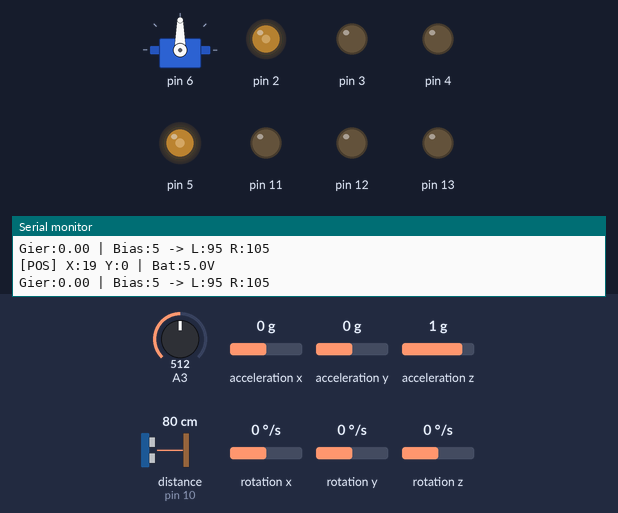
This program was run on a simulated Arduino Uno, built with avr-gcc and run on an emulated ATmega328P. On the bench: servo, output pins drawn as LEDs (lit = HIGH), the last lines printed to the serial monitor. Wiring (inferred from the names in the program): ultrasonic range finder: trigger pin 10; echo pin 10; MPU-6050 motion sensor at I2C address 0x68. The test bench sets the inputs (shaded band); at power-on: distance to the obstacle (sensor on pin 10) 80 cm, rotation z 0 °/s, rotation y 0 °/s, A3 = 512, acceleration x 0 g, acceleration y 0 g, acceleration z 1 g, rotation x 0 °/s.

Above: at 4.5 s.
4.6 s: distance to the obstacle (sensor on pin 10) set to 18 cm
6.1 s: distance to the obstacle (sensor on pin 10) set to 14 cm
At 7.3 s:
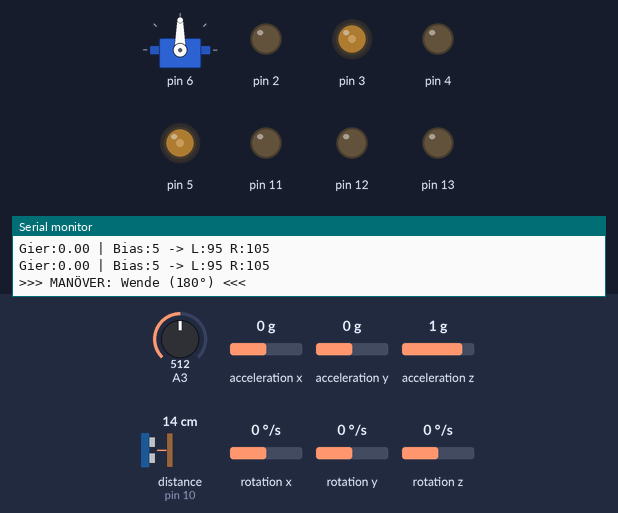
8.1 s: rotation z set to -55 °/s
11.1 s: rotation z set to -66 °/s
12.7 s: rotation y set to -192 °/s
At 13.4 s:
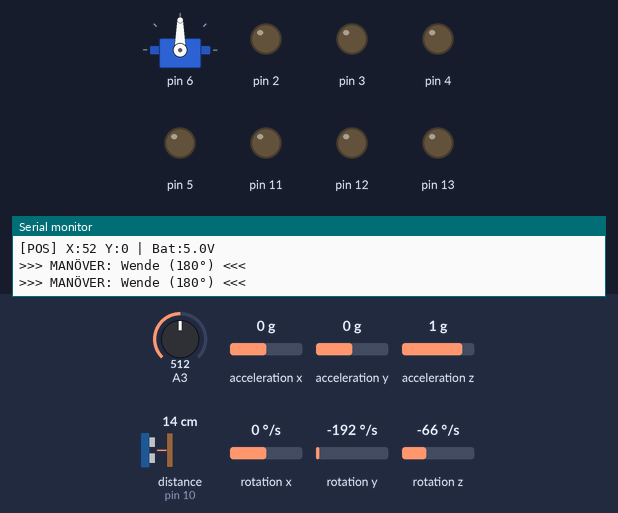
14.2 s: rotation y set to 192 °/s
Timing chart, 0 to 17.2 s (numbered marks = the images above; inputs shaded):
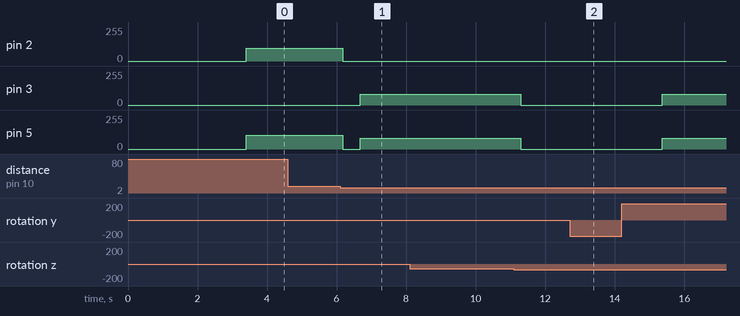

Measured:
- the behaviour switches between 16 and 15 cm on distance to the obstacle (sensor on pin 10) (found by bisection; images 0 and 1)
- after the input at 6.1 s, pin 2: 95/255 → 0/255 after 0.08 s; pin 3: 0/255 → 80/255 after 0.58 s; pin 5: 105/255 → 0/255 after 0.08 s, → 80/255 0.50 s later
- after the input at 8.1 s, every drawn part: stays the same
- after the input at 12.7 s, pin 3, pin 5: stays 0/255 (without the input it goes to 80/255 after 0.10 s)

The program:

main.cpp
```cpp
/**
 * @file    main.cpp
 * @brief   Finale Firmware Phase 1: PID-Cruise + Odometrie + Obstacle
 * Avoidance.
 * @version 1.4.0 (Phase 1 Gold)
 * @date    2025-11-25
 *
 * @details
 * Kombiniert alle Features aus Phase 1:
 * - PID-Regelung (mit Bias-Trimm) für geraden Lauf.
 * - Odometrie (Koppelnavigation) zur Positionsbestimmung.
 * - Inertia-Kompensierte 180° Wenden bei Hindernissen.
 */

#include "Config.h"
#include "hal/Actuator.h"
#include "hal/Motor.h"
#include "hal/Sensor.h"
#include "logic/DriveAssistant.h"
#include "logic/Odometry.h"
#include <Arduino.h>

// ==========================================================================
// KONFIGURATION
// ==========================================================================

constexpr uint8_t CRUISE_SPEED = 100;
constexpr uint8_t TURN_SPEED = 80;
constexpr float STOP_DISTANCE_CM = 15.0f;

// ==========================================================================
// GLOBALE INSTANZEN
// ==========================================================================

Logic::Odometry odometry;
float globalYawAngle = 0.0f;

// ==========================================================================
// HILFSFUNKTIONEN
// ==========================================================================

/**
 * @brief Führt eine 180° Wende aus und aktualisiert dabei die Odometrie.
 */
void performTurn180() {
    Serial.println(F(">>> MANÖVER: Wende (180°) <<<"));
    HAL::Motor::stop();
    delay(500);

    // Wir wollen 180 Grad drehen.
    // Stoppen bei 177.5 Grad (2.5 Grad Trägheit / Inertia)
    const float targetDelta = 180.0f;
    const float stopThreshold = targetDelta - 2.5f;

    float turnedAmount = 0.0f;
    unsigned long lastTime = millis();

    HAL::Motor::setSpeed(-TURN_SPEED, TURN_SPEED);

    while (abs(turnedAmount) < stopThreshold) {
        HAL::Sensor::imuUpdate();
        unsigned long now = millis();
        float dt = (now - lastTime) / 1000.0f;
        lastTime = now;

        float rate = HAL::Sensor::getYawRate();

        // 1. Fortschritt der Drehung messen
        turnedAmount += rate * dt;

        // 2. Globalen Winkel mitführen (wichtig für Rückweg!)
        if (abs(rate) > 0.3f)
            globalYawAngle += rate * dt;

        // 3. Odometrie updaten (im Stand, nur Winkel ändert sich)
        odometry.update(globalYawAngle, dt, HAL::Sensor::getBatteryVoltage(),
                        false);

        // Safety check
        if (abs(HAL::Sensor::getPitch()) > 60.0f) {
            HAL::Motor::stop();
            return;
        }
    }

    HAL::Motor::stop();
    delay(1000);

    // Regler resetten, da wir jetzt in die Gegenrichtung schauen
    Logic::DriveAssistant::init();
}

// ==========================================================================
// SETUP & LOOP
// ==========================================================================

void setup() {
    Serial.begin(115200);
    delay(1000);
    Serial.println(F("=== GALAXY RVR: PHASE 1 FINAL ==="));

    HAL::Sensor::init();
    HAL::Motor::init();
    HAL::Actuator::init();
    Logic::DriveAssistant::init();
    odometry.reset();

    Serial.println(F("IMU: Kalibrierung..."));
    HAL::Actuator::setCameraAngle(90);
    HAL::Sensor::imuCalibrate(100);

    Serial.println(F("--> System bereit. Start in 2s..."));
    delay(2000);
}

void loop() {
    // 1. Zeit & Physik
    static unsigned long lastLoopTime = 0;
    unsigned long now = millis();
    float dt = (now - lastLoopTime) / 1000.0f;
    lastLoopTime = now;
    if (dt > 0.1f)
        dt = 0.0f;

    HAL::Sensor::imuUpdate();
    HAL::Sensor::ultrasonicUpdate();

    // Globalen Winkel tracken
    float yawRate = HAL::Sensor::getYawRate();
    if (abs(yawRate) > 0.3f)
        globalYawAngle += yawRate * dt;

    // 2. Logik
    float dist = HAL::Sensor::getUltrasonicDistance();

    if (dist > 0.1f && dist < STOP_DISTANCE_CM) {
        // Hindernis -> Wenden
        performTurn180();
        lastLoopTime = millis(); // Timer reset nach blockierendem Manöver
    } else {
        // Freie Fahrt -> PID Cruise
        bool safe = Logic::DriveAssistant::update(CRUISE_SPEED);
        if (!safe) {
            HAL::Motor::stop();
            while (true)
                delay(100); // Not-Halt
        }

        // Odometrie: Wir fahren (isMoving = true)
        odometry.update(globalYawAngle, dt, HAL::Sensor::getBatteryVoltage(),
                        true);
    }

    // 3. Telemetrie (alle 1s reicht hier)
    static unsigned long lastPrint = 0;
    if (now - lastPrint > 1000) {
        lastPrint = now;
        Serial.print(F("[POS] X:"));
        Serial.print(odometry.getX(), 0);
        Serial.print(F(" Y:"));
        Serial.print(odometry.getY(), 0);
        Serial.print(F(" | Bat:"));
        Serial.print(HAL::Sensor::getBatteryVoltage(), 1);
        Serial.println(F("V"));
    }

    delay(5);
}
```

DriveAssistant.cpp
```cpp
/**
 * @file       DriveAssistant.cpp
 * @brief      Logik-Modul für assistierte Geradeausfahrt und Kippschutz.
 *
 * @details
 * Dieses Modul implementiert einen Regelkreis (Closed Loop Control), der den
 * Rover softwareseitig stabilisiert. Es kompensiert mechanische Imperfektionen
 * und äußere Störungen.
 *
 * **Architektur & Regelungstechnik:**
 * - **Feed-Forward (Steuerung):** Der statische `BIAS_TRIM` gleicht permanente
 * Hardware-Asymmetrien (z.B. unterschiedliche Reibung im Getriebe) aus,
 * bevor der Regler eingreift.
 * - **Feedback (Regelung):** Der PID-Regler (hier als reiner P-Regler
 * konfiguriert) reagiert auf dynamische Störungen (Teppichkanten, Schlupf).
 *
 * @author     Jan Unger
 * @version    1.4.0 (Final Phase 1)
 * @date       2025-11-25
 */

#include "logic/DriveAssistant.h"
#include "hal/Motor.h"
#include "hal/Sensor.h"
#include "logic/PidController.h"
#include <Arduino.h>

namespace Logic::DriveAssistant {

// ==========================================================================
// 1. REGLER-KONFIGURATION (TUNING)
// ==========================================================================

/**
 * @brief   PID-Koeffizienten für die Gierraten-Stabilisierung.
 *
 * @details
 * Konfiguration für "Soft-Response" um Oszillationen (Zittern) zu vermeiden.
 * - $K_p = 0.6$: Sanfte proportionale Gegenreaktion.
 * - $K_i = 0.0$: Deaktiviert, um "Integral Windup" (Drift) zu verhindern.
 * - $K_d = 0.0$: Deaktiviert, um Rauschverstärkung ("Derivative Kick") bei
 * Vibrationen zu meiden.
 */
static Logic::PidController yawPid(0.6f, 0.0f, 0.0f);

/**
 * @brief   Schwellenwert für Signal-Rausch-Unterdrückung.
 * @unit    Grad pro Sekunde (°/s)
 *
 * @details
 * Gyroskope rauschen minimal, auch im Stillstand. Werte unterhalb dieses Limits
 * werden als "0.0" interpretiert, um unnötige Regel-Eingriffe zu verhindern.
 *
 * @hardware MPU6050 Rauschverhalten
 */
constexpr float DEADZONE_DPS = 0.3f;

/**
 * @brief   Statischer Geradeauslauf-Ausgleich (Feed-Forward Bias).
 *
 * @details
 * Dient der Kompensation mechanischer Asymmetrien (z.B. linker Motor läuft
 * schwergängiger als rechter).
 *
 * **Wirkungsweise:**
 * - Positiver Wert: Reduziert Links, erhöht Rechts -> Steuert nach LINKS.
 * - Negativer Wert: Erhöht Links, reduziert Rechts -> Steuert nach RECHTS.
 *
 * @note    Wurde empirisch auf 5 ermittelt (Rover zog leicht nach rechts).
 */
constexpr int BIAS_TRIM = 5;

/**
 * @brief   Sicherheits-Grenzwert für die Neigung.
 * @safety  Verhindert Überschläge bei Rampenfahrten.
 */
constexpr float MAX_PITCH_DEG = 45.0f;

// ==========================================================================
// 2. INTERNE ZUSTANDSVARIABLEN
// ==========================================================================

static unsigned long lastTime = 0; // Zeitstempel für Delta-t Berechnung

// ==========================================================================
// 3. IMPLEMENTIERUNG
// ==========================================================================

void init() {
    yawPid.reset();
    lastTime = millis();
}

bool update(uint8_t baseSpeed) {
    unsigned long now = millis();

    // A. Zeitbasis (Delta t) berechnen
    // Nötig für korrekte physikalische Einheiten im Regler (falls I/D genutzt).
    float dt = (now - lastTime) / 1000.0f;
    lastTime = now;

    // Schutz gegen Zeitsprünge (z.B. bei Debugging-Pausen)
    if (dt > 0.1f || dt <= 0.0f) {
        dt = 0.0f;
    }

    // B. Sensor-Fusion Abfrage
    float pitch = HAL::Sensor::getPitch();
    float yawRate = HAL::Sensor::getYawRate();

    // C. Sicherheits-Check (Safety Layer)
    if (abs(pitch) > MAX_PITCH_DEG) {
        // Rückgabe false signalisiert der Main-Loop: "Unsicherer Zustand!"
        return false;
    }

    // D. Regelungs-Logik
    float correction = 0.0f;

    // Deadzone-Filterung: Nur regeln, wenn Bewegung > Rauschen
    if (abs(yawRate) > DEADZONE_DPS) {
        // Sollwert: 0.0°/s (Keine Drehung)
        // Istwert:  yawRate (Aktuelle Drehung)
        correction = yawPid.compute(0.0f, yawRate, dt);
    } else {
        // WICHTIG: Reset im Ruhezustand
        // Verhindert, dass der Regler "Geisterfehler" aus der Vergangenheit
        // speichert, wenn der Rover eigentlich geradeaus fährt.
        yawPid.reset();
        correction = 0.0f;
    }

    // E. Aktuator-Mixing (Output Stage)
    // Die finale Geschwindigkeit setzt sich additiv zusammen:
    // $$ v_{out} = v_{basis} \pm (u_{pid} + u_{bias}) $$

    // Bias-Logik: Ein positiver BIAS_TRIM (5) bedeutet, wir wollen nach LINKS
    // korrigieren. Dafür muss Rechts schneller (+) und Links langsamer (-)
    // werden.
    int speedL =
        static_cast<int>(baseSpeed) - static_cast<int>(correction) - BIAS_TRIM;
    int speedR =
        static_cast<int>(baseSpeed) + static_cast<int>(correction) + BIAS_TRIM;

    // Hardware-Schutz: Werte auf zulässigen PWM-Bereich begrenzen
    speedL = constrain(speedL, -255, 255);
    speedR = constrain(speedR, -255, 255);

    HAL::Motor::setSpeed(speedL, speedR);

    // F. Telemetrie (Debug)
    // Ausgabe auf 5Hz limitiert, um den Bus nicht zu fluten
    static unsigned long lastDebug = 0;
    if (now - lastDebug > 200) {
        lastDebug = now;
        Serial.print(F("Gier:"));
        Serial.print(yawRate, 2);
        Serial.print(F(" | Bias:"));
        Serial.print(BIAS_TRIM);
        Serial.print(F(" -> L:"));
        Serial.print(speedL);
        Serial.print(F(" R:"));
        Serial.println(speedR);
    }

    return true; // System stabil
}

} // namespace Logic::DriveAssistant
```

DriveAssistant.h
```cpp
/**
 * @file       DriveAssistant.h
 * @brief      Schnittstelle für Spurhalte- und Kippschutz-Assistent.
 *
 * @details
 * Deklariert die Initialisierungs- und Update-Funktion des Fahrassistenten.
 * Der Assistent nutzt IMU-Daten (Pitch, Gierrate), um:
 * - einen maximalen Kippwinkel zu überwachen (Kippschutz),
 * - bei Geradeausfahrt Gier-Abweichungen aktiv zu korrigieren.
 *
 * Änderung (Phase 1.1):
 * Die Regelung erfolgt nun über einen PID-Regler (statt reinem P-Regler),
 * um stationäre Fehler (z. B. durch Teppich-Drift) und Oszillationen
 * zu minimieren.
 *
 * Die Implementierung findet sich in @c DriveAssistant.cpp und verwendet
 * intern @c Logic::PidController, @c HAL::Sensor und @c HAL::Motor.
 */

#pragma once

#include <stdint.h> // explizite, plattformunabhängige Ganzzahltypen

namespace Logic::DriveAssistant {

/**
 * @brief Initialisiert den Assistenten und setzt Regler-Zustände zurück.
 *
 * @details
 * Setzt den internen PID-Regler (Integral-Speicher, letzter Fehler) sowie
 * die Zeitmessung für die Delta-t-Berechnung zurück.
 *
 * @note
 * Sollte einmalig im @c setup() der Anwendung aufgerufen werden, sowie
 * immer dann, wenn eine neue Mission startet, um "Integral Windup"
 * aus vorherigen Fahrten zu verhindern.
 */
void init();

/**
 * @brief Führt Spurhalte- und Kippschutzlogik aus und steuert die Motoren.
 *
 * @details
 * Typischer Aufrufzyklus (empfohlen ca. 10-50 Hz):
 * 1. Berechnet die Zeitdifferenz (@f$ \Delta t @f$) seit dem letzten Aufruf.
 * 2. Liest IMU-Daten über @c HAL::Sensor (Pitch, Gierrate).
 * 3. Prüft den Pitch-Winkel gegen @c MAX_PITCH_DEG (Kippschutz).
 * 4. Berechnet via PID-Algorithmus die nötige Korrektur, um die
 * Gierrate auf 0 zu halten.
 * 5. Mischt das Korrektursignal auf die Basisgeschwindigkeit und steuert
 * via @c HAL::Motor::setSpeed().
 *
 * @param baseSpeed
 * Basisgeschwindigkeit (PWM-Sollwert) für beide Motoren im Bereich 0–255.
 * Von diesem Wert aus wird nach links/rechts differenziell korrigiert.
 *
 * @retval true
 * Kippwinkel innerhalb des sicheren Bereichs; Motoren wurden geregelt.
 * @retval false
 * Maximaler zulässiger Kippwinkel überschritten (Kippgefahr).
 * Der Assistent greift nicht mehr regelnd ein (bzw. fordert Stopp);
 * der Aufrufer sollte einen Not-Halt auslösen.
 */
bool update(uint8_t baseSpeed);

} // namespace Logic::DriveAssistant
```

Motion.cpp
```cpp
/**
 * @file       Motion.cpp
 * @brief      Basis-Kinematik für Differentialantrieb (Open Loop).
 *
 * @details
 * Dieses Modul implementiert die grundlegenden Bewegungsmuster ("Primitives")
 * für einen Roboter mit Differentialantrieb.
 *
 * Architektur-Einordnung:
 * - Es handelt sich um eine **Open-Loop-Steuerung** (Steuerung).
 * - Es findet KEINE Rückkopplung durch Sensoren statt.
 * - Befehle wie "Fahre geradeaus" gehen davon aus, dass beide Motoren
 * exakt gleich schnell drehen (was physikalisch selten der Fall ist).
 *
 * Für präzise, geregelte Fahrten (Closed Loop) sollte stattdessen der
 * @c Logic::DriveAssistant genutzt werden.
 *
 * @dependency HAL::Motor
 */

#include "logic/Motion.h"
#include "hal/Motor.h" // Zugriff auf Hardware-Treiber

namespace Logic::Motion {

/**
 * @brief Initialisierung der Bewegungsschicht.
 */
void init() { HAL::Motor::init(); }

/**
 * @brief Ungeregeltes Vorwärtsfahren.
 *
 * @details
 * Setzt beide Motoren auf denselben PWM-Wert.
 *
 * Didaktik:
 * Da Motoren Toleranzen haben und der Boden uneben ist, wird der Rover
 * hierbei fast immer eine leichte Kurve fahren (Drift). Das ist normal
 * für Open-Loop-Systeme.
 */
void moveForward(uint8_t speed) {
    // Beide Motoren positiv (+) -> Vorwärts
    HAL::Motor::setSpeed(speed, speed);
}

/**
 * @brief Ungeregeltes Rückwärtsfahren.
 */
void moveBackward(uint8_t speed) {
    // Beide Motoren negativ (-) -> Rückwärts
    // Der Cast auf int passiert implizit, ist hier aber für Klarheit gut:
    int pwm = -static_cast<int>(speed);
    HAL::Motor::setSpeed(pwm, pwm);
}

/**
 * @brief Pivot-Turn nach links (Drehen auf der Stelle).
 *
 * @details
 * Kinematik:
 * - Linkes Rad: Rückwärts
 * - Rechtes Rad: Vorwärts
 * -> Drehung um die vertikale Z-Achse (Gierachse) gegen den Uhrzeigersinn.
 */
void turnLeft(uint8_t speed) {
    HAL::Motor::setSpeed(-static_cast<int>(speed), static_cast<int>(speed));
}

/**
 * @brief Pivot-Turn nach rechts (Drehen auf der Stelle).
 *
 * @details
 * Kinematik:
 * - Linkes Rad: Vorwärts
 * - Rechtes Rad: Rückwärts
 * -> Drehung um die vertikale Z-Achse (Gierachse) im Uhrzeigersinn.
 */
void turnRight(uint8_t speed) {
    HAL::Motor::setSpeed(static_cast<int>(speed), -static_cast<int>(speed));
}

/**
 * @brief Sofortiger Stopp aller Antriebe.
 */
void stopMove() { HAL::Motor::stop(); }

} // namespace Logic::Motion
```

Motion.h
```cpp
/**
 * @file       Motion.h
 * @brief      Schnittstelle für die "blinde" Kinematik (Open-Loop).
 *
 * @details
 * Dieses Modul definiert die abstrakten Bewegungsbefehle für einen
 * Differenzialantrieb (Differential Drive).
 *
 * Architektur-Einordnung & Didaktik:
 * - **Ebene:** Kinematik-Layer (Logic).
 * - **Prinzip:** Open-Loop (Steuerung). Es gibt KEINE Rückkopplung.
 * Der Befehl "Fahre geradeaus" sendet an beide Motoren denselben Wert.
 * Ob der Roboter aufgrund von Bodenunebenheiten oder Motor-Toleranzen
 * tatsächlich geradeaus fährt, wird hier NICHT geprüft.
 *
 * Abgrenzung:
 * Für geregeltes Fahren (Closed-Loop), das Sensordaten nutzt um die Spur
 * zu halten, ist der @c Logic::DriveAssistant zuständig.
 *
 * @author     Jan Unger
 * @version    1.0.1
 * @date       2025-11-25
 */

#pragma once

#include <stdint.h> // Für uint8_t

namespace Logic::Motion {

/**
 * @brief Initialisiert die Motor-Treiber.
 *
 * @details
 * Leitet den Aufruf an @c HAL::Motor::init() weiter. Muss einmalig im
 * @c setup() gerufen werden.
 */
void init();

// ----------------------------------------------------------------------
// BEWEGUNGS-PRIMITIVE (Grundbausteine)
// ----------------------------------------------------------------------

/**
 * @brief Ungeregeltes Vorwärtsfahren.
 *
 * @details
 * Setzt beide Motoren auf positive Drehrichtung mit gleicher PWM-Rate.
 *
 * @param speed
 * Geschwindigkeit (0–255).
 * @note Bei niedrigen Werten (<60) reicht das Drehmoment oft nicht aus,
 * um die Haftreibung zu überwinden (Deadband).
 */
void moveForward(uint8_t speed);

/**
 * @brief Ungeregeltes Rückwärtsfahren.
 *
 * @details
 * Setzt beide Motoren auf negative Drehrichtung (invertiert).
 *
 * @param speed Geschwindigkeit (0–255).
 */
void moveBackward(uint8_t speed);

/**
 * @brief Pivot-Turn (Tellerwende) nach Links.
 *
 * @details
 * Dreht den Roboter auf der Stelle gegen den Uhrzeigersinn.
 * Kinematik: Links rückwärts / Rechts vorwärts.
 *
 * @param speed Drehgeschwindigkeit (0–255).
 */
void turnLeft(uint8_t speed);

/**
 * @brief Pivot-Turn (Tellerwende) nach Rechts.
 *
 * @details
 * Dreht den Roboter auf der Stelle im Uhrzeigersinn.
 * Kinematik: Links vorwärts / Rechts rückwärts.
 *
 * @param speed Drehgeschwindigkeit (0–255).
 */
void turnRight(uint8_t speed);

/**
 * @brief Sofortiger Stopp (Hard Stop).
 *
 * @details
 * Setzt PWM auf 0. Das physikalische Verhalten (Rollen vs. Bremsen)
 * hängt vom Motortreiber (Decay Mode) ab.
 */
void stopMove();

} // namespace Logic::Motion
```

Source omitted: Odometry.cpp (1131 bytes), Odometry.h (1146 bytes), PidController.cpp (5314 bytes), PidController.h (3130 bytes), Config.h (3141 bytes), Pins.h (3366 bytes), Actuator.cpp (5415 bytes), Actuator.h (2031 bytes), Motor.cpp (4632 bytes), Motor.h (2002 bytes), Sensor.cpp (12190 bytes), Sensor.h (4007 bytes)
